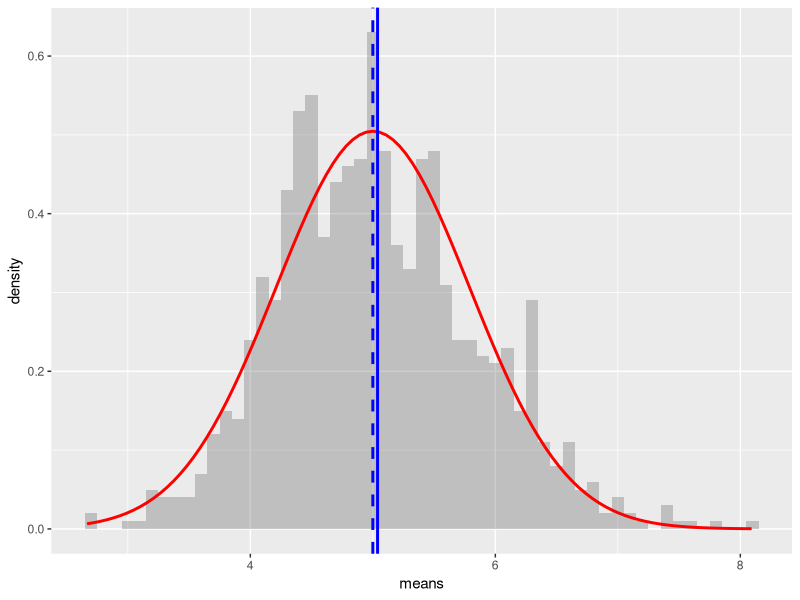

The R script that drew this image:
## ---- chunk 1
library(ggplot2) # plot library
lambda = 0.2 # as required by the assignment
set.seed(157) # to reproduce the experiments
nSim = 1000
nExp = 40
## ---- chunk 2
expDistr = matrix(data=rexp(nExp * nSim, lambda), nrow=nSim)
expDistrMeans = apply(expDistr, 1, mean)
## ---- chunk 3
mu = 1 / lambda
mu
## ---- chunk 4
actualMean = mean(expDistrMeans)
actualMean
## ---- chunk 5
theorySD = (1 / lambda) / sqrt(nExp)
theorySD
## ---- chunk 6
theoryVar = theorySD^2
theoryVar
## ---- chunk 7
sd(expDistrMeans)
var(expDistrMeans)
## ---- chunk 8
ggplot(
  data=data.frame(means=expDistrMeans),
  aes(x=means)
) +
  geom_histogram(binwidth=0.1, aes(y=..density..), alpha=0.3) +
  stat_function(fun=dnorm, args=list(mean=mu, sd=theorySD), colour="red", size=1) + 
  geom_vline(aes(xintercept=mu), colour="blue", linetype="dashed", size=1) + 
  geom_vline(aes(xintercept=actualMean), colour="blue", size=1)
